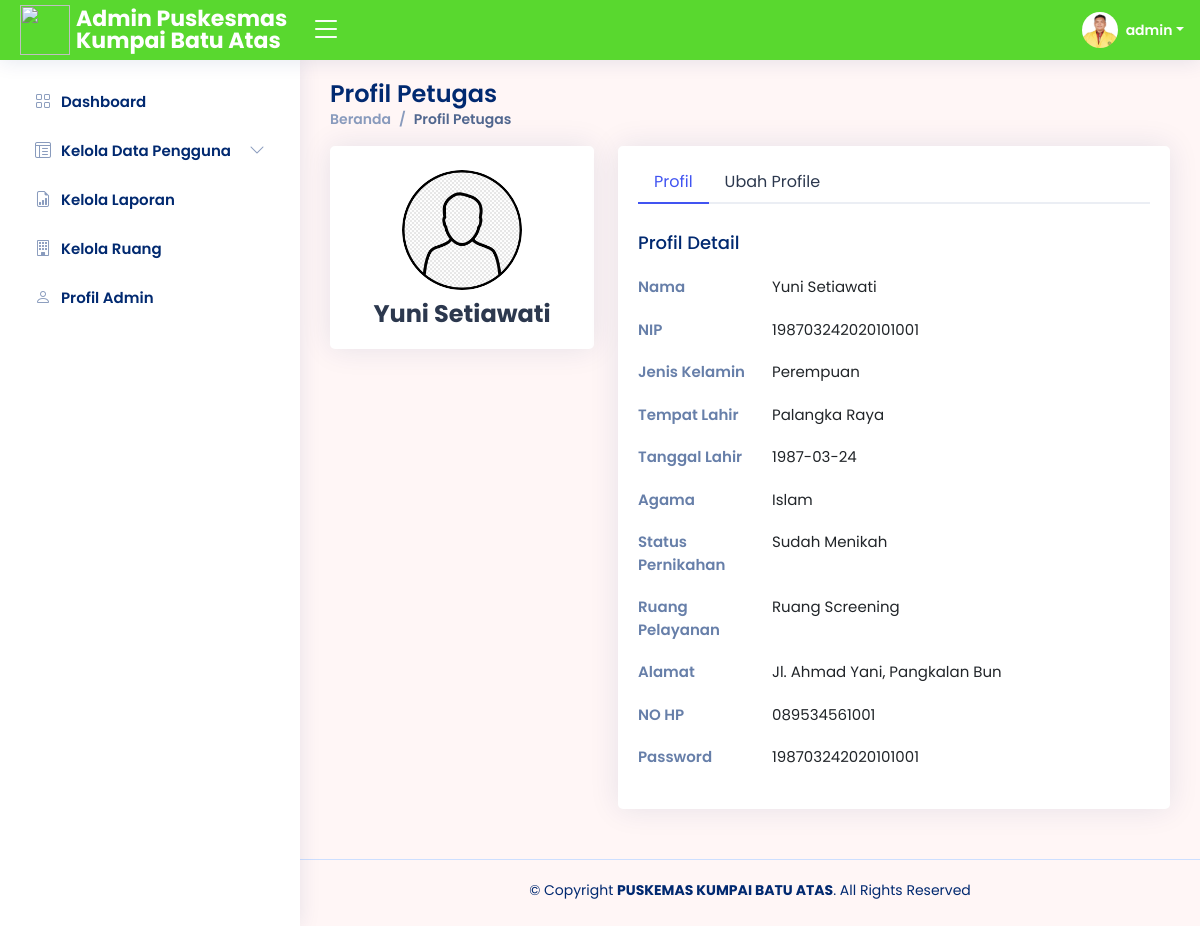
The app's page /adm/Kelola_Petugas/detail-petugas.php?nip_petugas=198703242020101001 (signed in) with its own data.
### tables this page shows
CREATE TABLE `petugas` (
  `nip_petugas` bigint(20) NOT NULL,
  `id_ruang` bigint(20) NOT NULL,
  `nama_petugas` varchar(100) NOT NULL,
  `foto_petugas` text NOT NULL,
  `jk_petugas` enum('Laki-Laki','Perempuan') NOT NULL,
  `agama_petugas` enum('Islam','Kristen','Katolik','Hindu','Buddha','Khonghucu') NOT NULL,
  `alamat_petugas` varchar(100) NOT NULL,
  `no_hp_petugas` varchar(100) NOT NULL,
  `password_petugas` varchar(100) NOT NULL,
  `status_pernikahan_petugas` enum('Sudah Menikah','Belum Menikah','Janda/Duda') NOT NULL,
  `tempat_lahir_petugas` varchar(50) NOT NULL,
  `tgl_lahir_petugas` date NOT NULL
);

CREATE TABLE `ruang` (
  `id_ruang` bigint(20) NOT NULL,
  `nama_ruang` varchar(100) NOT NULL,
  `tipe_ruang` enum('pelayanan','internal') NOT NULL DEFAULT 'pelayanan'
);

### adm/Kelola_Petugas/detail-petugas.php (the view, shortened to what this page needs)
<?php
require 'function-petugas.php';
$detail = $_GET["nip_petugas"];
?>
<!DOCTYPE html>
<html lang="en">
<head>
  <?php
  include '../link.php';
  ?>
</head>
<body>
  <?php
  include '../header.php';
  include '../siderbar.php';
  ?>
  <main id="main" class="main">
    <?php
    $tampilpetugas = mysqli_query($conn, "SELECT * FROM petugas a left join ruang b on a.id_ruang=b.id_ruang WHERE nip_petugas = '$detail'");
    while ($data = mysqli_fetch_array($tampilpetugas)) {
      $tempat_lahir_petugas = $data['tempat_lahir_petugas'];
      $tgl_lahir_petugas = $data['tgl_lahir_petugas'];
    ?>
      <div class="pagetitle">
        <h1>Profil Petugas</h1>
        <nav>
          <ol class="breadcrumb">
            <li class="breadcrumb-item"><a href="../Dashboard/index.php">Beranda</a></li>
            <li class="breadcrumb-item active">Profil Petugas</li>
          </ol>
        </nav>
      </div>
      <section class="section profile">
        <div class="row">
          <div class="col-xl-4">
            <div class="card">
              <div class="card-body profile-card pt-4 d-flex flex-column align-items-center">
                <img src="img/<?php echo $data['foto_petugas']; ?>" alt="<?php echo $data['foto_petugas']; ?>" class="rounded-circle">
                <h2><?php echo $data['nama_petugas']; ?></h2>
              </div>
            </div>
          </div>
          <div class="col-xl-8">
            <div class="card">
              <div class="card-body pt-3">
                <ul class="nav nav-tabs nav-tabs-bordered">
                  <li class="nav-item">
                    <button class="nav-link active" data-bs-toggle="tab" data-bs-target="#profile-overview">Profil</button>
                  </li>
                  <li class="nav-item">
                    <button class="nav-link" data-bs-toggle="tab" data-bs-target="#profile-edit">Ubah Profile</button>
                  </li>
                </ul>
                <div class="tab-content pt-2">
                  <div class="tab-pane fade show active profile-overview" id="profile-overview">
                    <h5 class="card-title">Profil Detail</h5>
                    <div class="row">
                      <div class="col-lg-3 col-md-4 label ">Nama</div>
                      <div class="col-lg-9 col-md-8"><?php echo $data['nama_petugas']; ?></div>
                    </div>
                    <div class="row">
                      <div class="col-lg-3 col-md-4 label ">NIP</div>
                      <div class="col-lg-9 col-md-8"><?php echo $data['nip_petugas']; ?></div>
                    </div>
                    <div class="row">
                      <div class="col-lg-3 col-md-4 label ">Jenis Kelamin</div>
                      <div class="col-lg-9 col-md-8"><?php echo $data['jk_petugas']; ?></div>
                    </div>
                    <div class="row">
                      <div class="col-lg-3 col-md-4 label ">Tempat Lahir</div>
                      <div class="col-lg-9 col-md-8"><?= $tempat_lahir_petugas; ?></div>
                    </div>
                    <div class="row">
                      <div class="col-lg-3 col-md-4 label ">Tanggal Lahir</div>
                      <div class="col-lg-9 col-md-8"><?= $tgl_lahir_petugas; ?></div>
                    </div>
                    <div class="row">
                      <div class="col-lg-3 col-md-4 label ">Agama</div>
                      <div class="col-lg-9 col-md-8"><?php echo $data['agama_petugas']; ?></div>
                    </div>
                    <div class="row">
                      <div class="col-lg-3 col-md-4 label ">Status Pernikahan</div>
                      <div class="col-lg-9 col-md-8"><?php echo $data['status_pernikahan_petugas']; ?></div>
                    </div>
                    <div class="row">
                      <div class="col-lg-3 col-md-4 label ">Ruang Pelayanan</div>
                      <div class="col-lg-9 col-md-8"><?php echo $data['nama_ruang']; ?></div>
                    </div>
                    <div class="row">
                      <div class="col-lg-3 col-md-4 label ">Alamat</div>
                      <div class="col-lg-9 col-md-8"><?php echo $data['alamat_petugas']; ?></div>
                    </div>
                    <div class="row">
                      <div class="col-lg-3 col-md-4 label ">NO HP</div>
                      <div class="col-lg-9 col-md-8"><?php echo $data['no_hp_petugas']; ?></div>
                    </div>
                    <div class="row">
                      <div class="col-lg-3 col-md-4 label ">Password</div>
                      <div class="col-lg-9 col-md-8"><?php echo $data['password_petugas']; ?></div>
                    </div>
                  </div>
                  </div>
                </div>
              </div>
            </div>
      </section>
    <?php
    };
    ?>
  </main>
  <?php
  include '../footer.php';
  ?>
</body>
</html>

### adm/header.php (shortened to what this page needs)
<?php
include "../../koneksi.php";
?>
<header id="header" class="header fixed-top d-flex align-items-center">
  <div class="d-flex align-items-center justify-content-between">
    <a href="index.php" class="logo d-flex align-items-center">
      <img src="../img/logo_pkm.jpg" width="50" height="50">
      <span class="d-none d-lg-block">Admin Puskesmas Kumpai Batu Atas</span>
    </a>
    <i class="bi bi-list toggle-sidebar-btn collapsed"></i>
  </div>
  <nav class="header-nav ms-auto">
    <?php
    $id_adm = $_SESSION['admin_id'];
    $tampiladmin = mysqli_query($conn, "SELECT * FROM admin WHERE id_admin='$id_adm'");
    while ($data = mysqli_fetch_array($tampiladmin)) :
    ?>
      <ul class="d-flex align-items-center">
        <li class="nav-item dropdown pe-3">
          <a class="nav-link nav-profile d-flex align-items-center pe-0" href="#" data-bs-toggle="dropdown">
            <img src="../Profil_Admin/img/<?php echo $data['foto_admin']; ?>" alt="<?php echo $data['foto_admin']; ?>" class="rounded-circle">
            <span class="d-none d-md-block dropdown-toggle ps-2"><?php echo $data['username_admin']; ?></span>
          </a>
        </li>
      </ul>
    <?php
    endwhile;
    ?>
  </nav>
</header>

### adm/assets/css/style5.css (style rules this page uses)
:root { scroll-behavior: smooth; }
body { font-family: "Open Sans", sans-serif; background: #fff6f6; color: #444444; }
a { color: #4154f1; text-decoration: none; }
h1, h2, h3, h4, h5, h6 { font-family: "Nunito", sans-serif; }
#main { margin-top: 60px; padding: 20px 30px; transition: all 0.3s; }
.pagetitle { margin-bottom: 10px; }
.pagetitle h1 { font-size: 24px; margin-bottom: 0; font-weight: 600; color: #012970; }
.card { margin-bottom: 30px; border: none; border-radius: 5px; box-shadow: 0px 0 30px rgba(1, 41, 112, 0.1); }
.card-title { padding: 20px 0 15px 0; font-size: 18px; font-weight: 500; color: #012970; font-family: "Poppins", sans-serif; }
.card-body { padding: 0 20px 20px 20px; }
.breadcrumb { font-size: 14px; font-family: "Nunito", sans-serif; color: #899bbd; font-weight: 600; }
.breadcrumb a { color: #899bbd; transition: 0.3s; }
.breadcrumb .breadcrumb-item::before { color: #899bbd; }
.breadcrumb .active { color: #51678f; font-weight: 600; }
.nav-tabs-bordered { border-bottom: 2px solid #ebeef4; }
.nav-tabs-bordered .nav-link { margin-bottom: -2px; border: none; color: #2c384e; }
.nav-tabs-bordered .nav-link.active { background-color: #fff; color: #4154f1; border-bottom: 2px solid #4154f1; }
.logo { line-height: 1; }
@media (min-width: 1200px) { .logo { width: 280px; } }
.logo img { margin-right: 6px; }
.logo span { font-size: 22px; font-weight: 700; color: #ffffff; font-family: "Nunito", sans-serif; }
.header { transition: all 0.5s; z-index: 997; height: 60px; box-shadow: 0px 2px 20px rgba(1, 41, 112, 0.1); background-color: #59d82f; padding-left: 20px; }
.header .toggle-sidebar-btn { font-size: 32px; padding-left: 10px; cursor: pointer; color: #ffffff; }
.header-nav ul { list-style: none; }
.header-nav>ul { margin: 0; padding: 0; }
.header-nav .nav-profile { color: #ffffff; }
.header-nav .nav-profile img { max-height: 36px; }
.header-nav .nav-profile span { font-size: 14px; font-weight: 600; }
@media (min-width: 1200px) { #main, #footer { margin-left: 300px; } }
.profile .profile-card img { max-width: 120px; }
.profile .profile-card h2 { font-size: 24px; font-weight: 700; color: #2c384e; margin: 10px 0 0 0; }
.profile .profile-overview .row { margin-bottom: 20px; font-size: 15px; }
.profile .profile-overview .card-title { color: #012970; }
.profile .profile-overview .label { font-weight: 600; color: rgba(1, 41, 112, 0.6); }
body, h1, h2, h3, h4, h5, h6, p, a, span, td, th, label, input, button, select, .breadcrumb, .card-title, .card-text { font-family: 'Poppins', sans-serif !important; }

### records on screen
petugas: foto_petugas (placeholder picture), nama_petugas "Yuni Setiawati", nip_petugas "198703242020101001", jk_petugas "Perempuan", tempat_lahir_petugas "Palangka Raya", tgl_lahir_petugas "1987-03-24", agama_petugas "Islam", status_pernikahan_petugas "Sudah Menikah", id_ruang.nama_ruang "Ruang Screening", alamat_petugas "Jl. Ahmad Yani, Pangkalan Bun", no_hp_petugas "089534561001", password_petugas "198703242020101001"

### other values on screen
$data['username_admin'] "admin"
